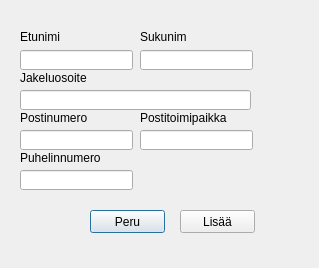
<?xml version="1.0" encoding="UTF-8"?>
<ui version="4.0">
 <class>Dialog</class>
 <widget class="QDialog" name="Dialog">
  <property name="geometry">
   <rect>
    <x>0</x>
    <y>0</y>
    <width>319</width>
    <height>268</height>
   </rect>
  </property>
  <property name="windowTitle">
   <string>Dialog</string>
  </property>
  <widget class="QLabel" name="label_11">
   <property name="geometry">
    <rect>
     <x>140</x>
     <y>110</y>
     <width>110</width>
     <height>16</height>
    </rect>
   </property>
   <property name="text">
    <string>Postitoimipaikka</string>
   </property>
  </widget>
  <widget class="QLabel" name="label_7">
   <property name="geometry">
    <rect>
     <x>20</x>
     <y>30</y>
     <width>47</width>
     <height>13</height>
    </rect>
   </property>
   <property name="text">
    <string>Etunimi</string>
   </property>
  </widget>
  <widget class="QLineEdit" name="addMemberLastNameLineEdit">
   <property name="geometry">
    <rect>
     <x>140</x>
     <y>50</y>
     <width>113</width>
     <height>20</height>
    </rect>
   </property>
  </widget>
  <widget class="QLabel" name="label_10">
   <property name="geometry">
    <rect>
     <x>20</x>
     <y>110</y>
     <width>100</width>
     <height>16</height>
    </rect>
   </property>
   <property name="text">
    <string>Postinumero</string>
   </property>
  </widget>
  <widget class="QPushButton" name="addMemberAddPushButton">
   <property name="geometry">
    <rect>
     <x>180</x>
     <y>210</y>
     <width>75</width>
     <height>23</height>
    </rect>
   </property>
   <property name="text">
    <string>Lisää</string>
   </property>
  </widget>
  <widget class="QLineEdit" name="addMemberCityLineEdit">
   <property name="geometry">
    <rect>
     <x>140</x>
     <y>130</y>
     <width>113</width>
     <height>20</height>
    </rect>
   </property>
  </widget>
  <widget class="QLabel" name="label_8">
   <property name="geometry">
    <rect>
     <x>140</x>
     <y>30</y>
     <width>47</width>
     <height>13</height>
    </rect>
   </property>
   <property name="text">
    <string>Sukunimi</string>
   </property>
  </widget>
  <widget class="QLabel" name="label_9">
   <property name="geometry">
    <rect>
     <x>20</x>
     <y>70</y>
     <width>120</width>
     <height>16</height>
    </rect>
   </property>
   <property name="text">
    <string>Jakeluosoite</string>
   </property>
  </widget>
  <widget class="QLineEdit" name="addMemberZIPLineEdit">
   <property name="geometry">
    <rect>
     <x>20</x>
     <y>130</y>
     <width>113</width>
     <height>20</height>
    </rect>
   </property>
  </widget>
  <widget class="QLineEdit" name="addMemberPostalAddressLineEdit">
   <property name="geometry">
    <rect>
     <x>20</x>
     <y>90</y>
     <width>231</width>
     <height>20</height>
    </rect>
   </property>
  </widget>
  <widget class="QLineEdit" name="addMemberFirstNameLineEdit">
   <property name="geometry">
    <rect>
     <x>20</x>
     <y>50</y>
     <width>113</width>
     <height>20</height>
    </rect>
   </property>
  </widget>
  <widget class="QPushButton" name="addMemberCancelPushButton">
   <property name="geometry">
    <rect>
     <x>90</x>
     <y>210</y>
     <width>75</width>
     <height>23</height>
    </rect>
   </property>
   <property name="text">
    <string>Peru</string>
   </property>
   <property name="default">
    <bool>true</bool>
   </property>
  </widget>
  <widget class="QLineEdit" name="addMemberPhoneNumberLineEdit">
   <property name="geometry">
    <rect>
     <x>20</x>
     <y>170</y>
     <width>113</width>
     <height>20</height>
    </rect>
   </property>
  </widget>
  <widget class="QLabel" name="label_12">
   <property name="geometry">
    <rect>
     <x>20</x>
     <y>150</y>
     <width>100</width>
     <height>16</height>
    </rect>
   </property>
   <property name="text">
    <string>Puhelinnumero</string>
   </property>
  </widget>
 </widget>
 <tabstops>
  <tabstop>addMemberFirstNameLineEdit</tabstop>
  <tabstop>addMemberLastNameLineEdit</tabstop>
  <tabstop>addMemberPostalAddressLineEdit</tabstop>
  <tabstop>addMemberZIPLineEdit</tabstop>
  <tabstop>addMemberCityLineEdit</tabstop>
  <tabstop>addMemberCancelPushButton</tabstop>
  <tabstop>addMemberAddPushButton</tabstop>
 </tabstops>
 <resources/>
 <connections/>
</ui>
